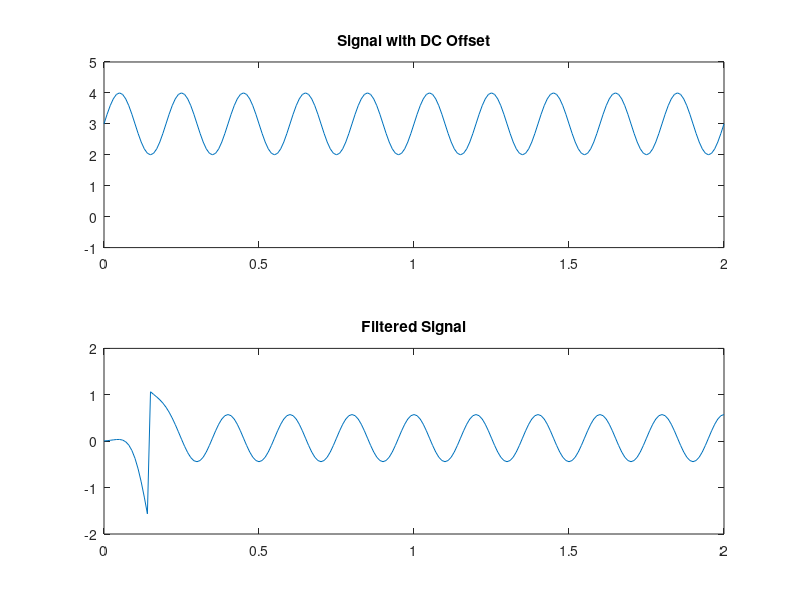

The MATLAB source for this figure:
t = 0:0.01:2;
x = sin(2*pi*5*t);
x_dc = x + 3; % Add DC offset of 3

b = fir1(30, 0.1, 'high');
x_filtered = filter(b, 1, x_dc);

subplot(2,1,1); 
plot(t, x_dc); 
title('Signal with DC Offset'); 
ylim([-1 5]);

subplot(2,1,2); 
plot(t, x_filtered); 
title('Filtered Signal'); 
ylim([-2 2]);
